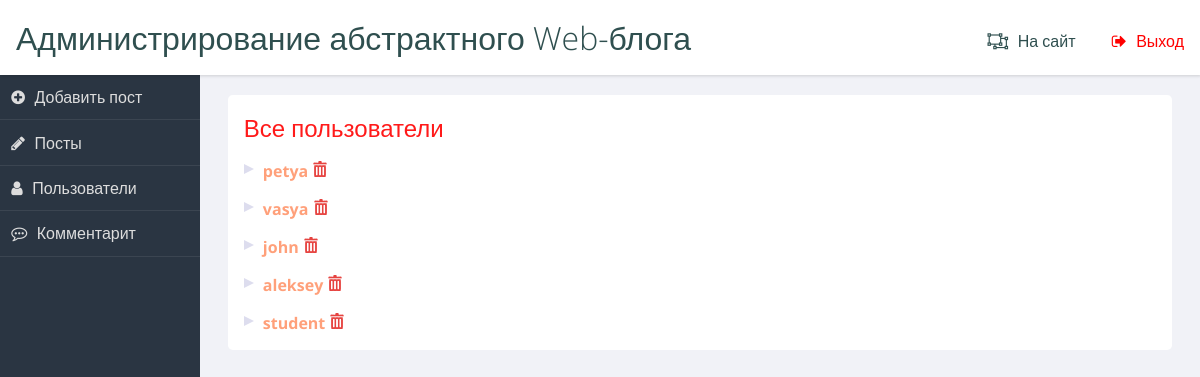
Page /admin/users (signed in) on the committed database.
### data/users.py (models this page shows)
class User(SqlAlchemyBase):
    __tablename__ = 'users'
    id = sqlalchemy.Column(sqlalchemy.Integer, primary_key=True, autoincrement=True)
    login = sqlalchemy.Column(sqlalchemy.String, nullable=False, unique=True)
    password = sqlalchemy.Column(sqlalchemy.String, nullable=False)
    role = sqlalchemy.Column(sqlalchemy.String, nullable=False)

### main.py (the view)
@app.route('/admin/users')
def admin_users():
    if session and session['role'] == 'admin':
        con = db_session.create_session()
        return render_template('admin_users.html',
                               users=con.query(User).filter(User.role == 'user').all()
                               )
    else:
        return redirect(url_for('login'))

### data/db_session.py (called while the page is built)
def create_session() -> Session:
    global __factory
    return __factory()

### Templates/admin_users.html
{% extends 'admin_base.html' %}
{% block content %}
<section class="panel important">
    <h2>Все пользователи</h2>
    {% for user in users %}
    <ul>
        <li><b>{{ user.login }}</b>
            <a href="/admin/del_user/{{ user.id }}"><img src="{{ url_for('static', filename='img/del.png') }}"></a>
        </li>
    </ul>
    {% endfor %}
</section>
{% endblock %}

### static/css/admin_style.css (style rules this page uses)
html { box-sizing: border-box; }
*, *:before, *:after { box-sizing: inherit; }
body { background: #f1f2f7; font-family: "Open Sans", arial, sans-serif; color: darkslategray; }
.panel { background-color: white; color: darkslategray; -webkit-border-radius: 0.3rem; -moz-border-radius: 0.3rem; -ms-border-radius: 0.3rem; border-radius: 0.3rem; margin: 1%; }
.panel > h2, .panel > ul { margin: 1rem; }
a { text-decoration: none; color: inherit; }
h2, h3, h4 { font-weight: 300; margin: 0; }
h2 { color: #ff1a1a; }
b { color: lightsalmon; }
ul, li { list-style-type: none; margin: 0; padding: 0; }
main li { position: relative; padding-left: 1.2em; margin: 0.5em 0; }
main li:before { content: ""; position: absolute; width: 0; height: 0; left: 0; top: 0.3em; border-left: solid 10px #dde; border-top: solid 5px transparent; border-bottom: solid 5px transparent; }
@media screen and (min-width: 600px) { html, body { height: 100%; } }
@media screen and (min-width: 600px) { .panel { margin: 2% 0 0 2%; float: left; width: 96%; } }
@media screen and (min-width: 600px) { .panel:after { content: ""; display: table; clear: both; } }
@media screen and (min-width: 900px) { .panel { width: 47%; clear: none; } }
@media screen and (min-width: 900px) { .panel.important { width: 96%; } }

### rows in the picture
User: login "petya"
User: login "vasya"
User: login "john"
User: login "aleksey"
User: login "student"
